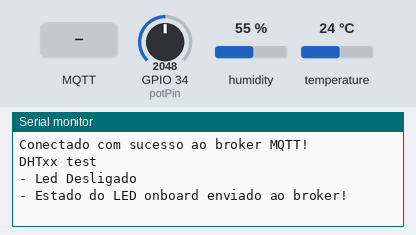
A sketch run on a simulated ESP32. Parts: the last lines printed to the serial monitor. The inputs (shaded band) are chosen by the test bench; at power-on: humidity 55 %, temperature 24 °C, GPIO 34 (potPin) = 2048. WiFi joins after 1.5 s; servers stay silent unless stated; no MQTT or app messages arrive unless stated.

Above: at 9.9 s.
10.0 s: humidity set to 88 %
At 12.9 s:
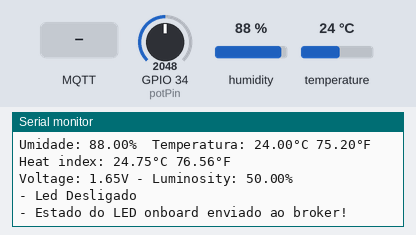
13.2 s: MQTT message "lamp113@on|" arrives on the first subscribed topic
16.3 s: temperature set to 2 °C
At 19.2 s:
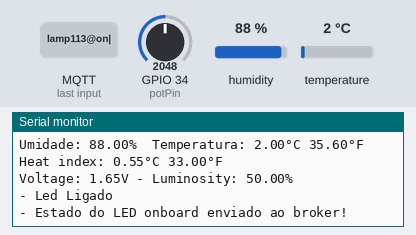

Measured:
- after the input at 10.0 s, the serial monitor: prints a new line after 1.8 s (image 1)
- after the input at 16.3 s, the serial monitor: prints a new line after 1.6 s (image 2)

The sketch:

sketch.ino
```cpp
// Autor: Fábio Henrique Cabrini
// Resumo: Este programa permite ligar e desligar o LED onboard, além de enviar o status para o Broker MQTT para que o Helix saiba se o LED está ligado ou desligado.
// Revisões:
// Rev1: 26-08-2023 Código portado para o ESP32 e para realizar a leitura de luminosidade e publicar o valor em um tópico apropriado do broker
// Autor Rev1: Lucas Demetrius Augusto
// Rev2: 28-08-2023 Ajustes para o funcionamento no FIWARE Descomplicado
// Autor Rev2: Fábio Henrique Cabrini

#include <WiFi.h>
#include <PubSubClient.h> // Importa a Biblioteca PubSubClient
#include "DHT.h"

// Defines:
// Defines de ID MQTT e tópicos para publicação e subscrição denominados TEF (Telemetria e Monitoramento de Equipamentos)
#define TOPICO_SUBSCRIBE "/TEF/lamp113/cmd"       // Tópico MQTT de escuta
#define TOPICO_PUBLISH "/TEF/lamp113/attrs"       // Tópico MQTT de envio de informações para Broker
#define TOPICO_PUBLISH_2 "/TEF/lamp113/attrs/l"   // Tópico MQTT de envio de informações para Broker
#define TOPICO_PUBLISH_3 "/TEF/lamp113/attrs/t"   // Tópico MQTT de envio de informações para Broker
#define TOPICO_PUBLISH_4 "/TEF/lamp113/attrs/h"   // Tópico MQTT de envio de informações para Broker
                                                // IMPORTANTE: recomendamos fortemente alterar os nomes desses tópicos. Caso contrário, há grandes chances de você controlar e monitorar o ESP32 de outra pessoa.
#define ID_MQTT "fiware_113" // ID MQTT (para identificação de sessão)
                            // IMPORTANTE: este deve ser único no broker (ou seja, se um cliente MQTT tentar entrar com o mesmo ID de outro já conectado ao broker, o broker irá fechar a conexão de um deles).
                            // O valor "n" precisa ser único!


#define DHTPIN 4     // Pino digital conectado ao sensor DHT
#define DHTTYPE DHT11 // Tipo do sensor DHT (DHT 22)

DHT dht(DHTPIN, DHTTYPE);

const char *SSID = "FIAP-IBM"; // SSID / nome da rede Wi-Fi que deseja se conectar
const char *PASSWORD = "Challenge@23!";        // Senha da rede Wi-Fi que deseja se conectar

const char *BROKER_MQTT = "46.17.108.113"; // URL do broker MQTT que se deseja utilizar
int BROKER_PORT = 1883;                   // Porta do Broker MQTT

int D4 = 2;

WiFiClient espClient;
PubSubClient MQTT(espClient);

char EstadoSaida = '0';

void initSerial();
void initWiFi();
void initMQTT();
void reconectWiFi();
void mqtt_callback(char *topic, byte *payload, unsigned int length);
void VerificaConexoesWiFIEMQTT(void);
void InitOutput(void);

void setup()
{
    InitOutput();
    initSerial();
    initWiFi();
    initMQTT();
    delay(5000);
    MQTT.publish(TOPICO_PUBLISH, "s|off");

    Serial.begin(115200);
    Serial.println(F("DHTxx test"));

    dht.begin();
}

void initSerial()
{
    Serial.begin(115200);
}

void initWiFi()
{
    delay(10);
    Serial.println("------Conexao Wi-Fi------");
    Serial.print("Conectando-se na rede: ");
    Serial.println(SSID);
    Serial.println("Aguarde");

    reconectWiFi();
}

void initMQTT()
{
    MQTT.setServer(BROKER_MQTT, BROKER_PORT);
    MQTT.setCallback(mqtt_callback);
    reconnectMQTT();
}

void mqtt_callback(char *topic, byte *payload, unsigned int length)
{
    String msg;

    for (int i = 0; i < length; i++)
    {
        char c = (char)payload[i];
        msg += c;
    }

    Serial.print("- Mensagem recebida: ");
    Serial.println(msg);

    if (msg.equals("lamp113@on|"))
    {
        digitalWrite(D4, HIGH);
        EstadoSaida = '1';
    }

    if (msg.equals("lamp113@off|"))
    {
        digitalWrite(D4, LOW);
        EstadoSaida = '0';
    }
}

void reconnectMQTT()
{
    while (!MQTT.connected())
    {
        Serial.print("* Tentando se conectar ao Broker MQTT: ");
        Serial.println(BROKER_MQTT);
        if (MQTT.connect(ID_MQTT))
        {
            Serial.println("Conectado com sucesso ao broker MQTT!");
            MQTT.subscribe(TOPICO_SUBSCRIBE);
        }
        else
        {
            Serial.println("Falha ao reconectar no broker.");
            Serial.println("Haverá nova tentativa de conexão em 2s");
            delay(2000);
        }
    }
}

void reconectWiFi()
{
    if (WiFi.status() == WL_CONNECTED)
        return;

    WiFi.begin(SSID, PASSWORD);

    while (WiFi.status() != WL_CONNECTED)
    {
        delay(100);
        Serial.print(".");
    }

    Serial.println();
    Serial.print("Conectado com sucesso na rede ");
    Serial.print(SSID);
    Serial.println("IP obtido: ");
    Serial.println(WiFi.localIP());
}

void VerificaConexoesWiFIEMQTT(void)
{
    if (!MQTT.connected())
        reconnectMQTT();

    reconectWiFi();
}

void EnviaEstadoOutputMQTT(void)
{
    if (EstadoSaida == '1')
    {
        MQTT.publish(TOPICO_PUBLISH, "s|on");
        Serial.println("- Led Ligado");
    }

    if (EstadoSaida == '0')
    {
        MQTT.publish(TOPICO_PUBLISH, "s|off");
        Serial.println("- Led Desligado");

    }

    Serial.println("- Estado do LED onboard enviado ao broker!");
    delay(1000);
}

void InitOutput(void)
{
    pinMode(D4, OUTPUT);
    digitalWrite(D4, HIGH);

    boolean toggle = false;

    for (int i = 0; i <= 10; i++)
    {
        toggle = !toggle;
        digitalWrite(D4, toggle);
        delay(200);
    }

    digitalWrite(D4, LOW);
}

void loop()
{
    const int potPin = 34;

    char msgBuffer[4];

    VerificaConexoesWiFIEMQTT();

    EnviaEstadoOutputMQTT();

    delay(2000);

    float h = dht.readHumidity();
    float t = dht.readTemperature();
    float f = dht.readTemperature(true);

    if (isnan(h) || isnan(t) || isnan(f))
    {
        Serial.println(F("Failed to read from DHT sensor!"));
        return;
    }

    if (t > 13) {
      Serial.println(F("Temperatura maior do que a deseja!"));
    }

    if (t < 3) {
      Serial.println(F("Temperatura menor do que a deseja!"));
    }

    if (h > 70) {
      Serial.println(F("Umidade maior do que a deseja!"));
    }

    float hif = dht.computeHeatIndex(f, h);
    float hic = dht.computeHeatIndex(t, h, false);

    Serial.print(F("Umidade: "));
    Serial.print(h);
    Serial.print(F("%  Temperatura: "));
    Serial.print(t);
    Serial.print(F("°C "));
    Serial.print(f);
    Serial.print(F("°F  Heat index: "));
    Serial.print(hic);
    Serial.print(F("°C "));
    Serial.print(hif);
    Serial.println(F("°F"));

    int sensorValue = analogRead(potPin);
    float voltage = sensorValue * (3.3 / 4096.0);
    float luminosity = map(sensorValue, 0, 4095, 0, 100);

    Serial.print("Voltage: ");
    Serial.print(voltage);
    Serial.print("V - ");
    Serial.print("Luminosity: ");
    Serial.print(luminosity);
    Serial.println("%");

    dtostrf(luminosity, 4, 2, msgBuffer);
    MQTT.publish(TOPICO_PUBLISH_2, msgBuffer);

       dtostrf(t, 4, 2, msgBuffer);
    MQTT.publish(TOPICO_PUBLISH_3, msgBuffer);

       dtostrf(h, 4, 2, msgBuffer);
    MQTT.publish(TOPICO_PUBLISH_4, msgBuffer);

    MQTT.loop();
}
```
